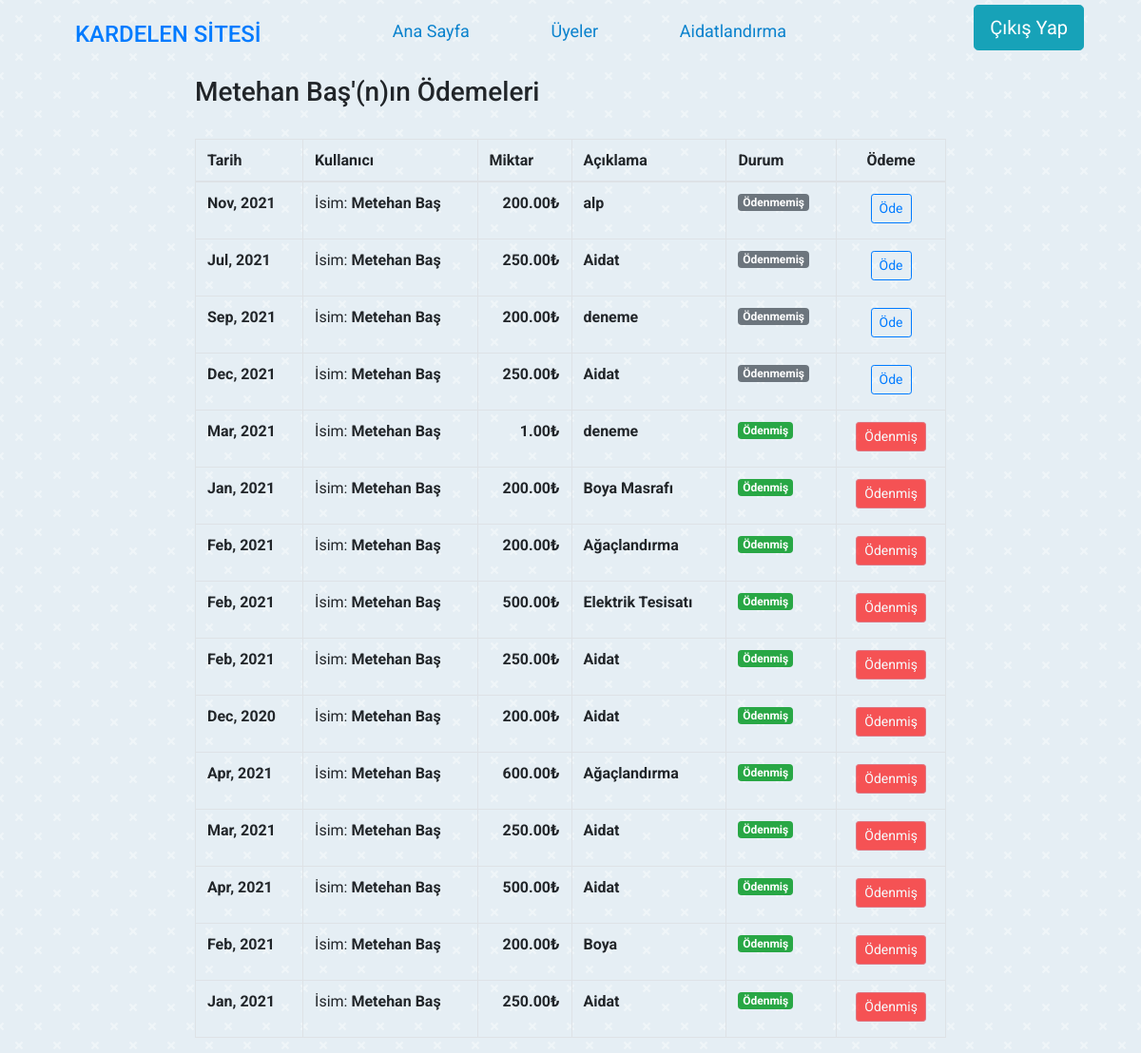
Page /user-bill.php?id=101 on the committed database.
### tables this page shows
CREATE TABLE `users` (
  `id` int(11) NOT NULL,
  `user_name` varchar(255) NOT NULL,
  `password` varchar(255) NOT NULL,
  `name` varchar(255) NOT NULL,
  `email` varchar(55) NOT NULL,
  `phonenum` varchar(11) NOT NULL,
  `phonenum1` varchar(11) NOT NULL,
  `block` varchar(255) NOT NULL,
  `flat` int(2) NOT NULL,
  `regdate` date DEFAULT NULL,
  `exitdate` date DEFAULT NULL
);

CREATE TABLE `billing` (
  `id` int(11) NOT NULL,
  `billing_date` date NOT NULL DEFAULT current_timestamp(),
  `user_id` int(30) NOT NULL,
  `status` int(1) NOT NULL DEFAULT 0 COMMENT '	0=pending,1=paid	',
  `payment_date` date DEFAULT NULL,
  `amount` double NOT NULL,
  `detail` varchar(55) DEFAULT NULL
);

### user-bill.php (the view, shortened to what this page needs)
<?php include "db_conn.php";
$gid=$_GET['id'];
$query = "SELECT * from users where id='".$gid."'";
$result = mysqli_query($conn, $query) or die ( mysqli_error());
$row = mysqli_fetch_assoc($result);
?>
<html lang="en" dir="ltr">
  <head>
    <link rel="stylesheet" href="https://cdn.jsdelivr.net/npm/bootstrap@4.5.3/dist/css/bootstrap.min.css">
    <link rel="stylesheet" href="./css/style.css">
  </head>
  <body>
    <header>
      <div class="logo-container">
        <a href="admin-panel.php" style="text-decoration:none;font-weight: 400;margin:7% 7%;">
          <h4>KARDELEN SİTESİ</h4>
        </a>
      </div>
      <nav>
        <ul class="nav-links">
					<li><a class="nav-link" href="admin-panel.php">Ana Sayfa</a></li>
          <li><a class="nav-link" href="users.php">Üyeler</a></li>
          <li><a class="nav-link" href="billing.php">Aidatlandırma</a></li>
        </ul>
      </nav>
      <div class="cart"  style="margin-top:1%;">
        <ul class="nav-links">
          <li>
            <p>
              <a href="logout.php" class="btn btn-info btn-lg">
                <span class="glyphicon glyphicon-log-out"></span> Çıkış Yap
              </a>
            </p>
          </li>
        </ul>
      </div>
    </header>
    <div class="row">
      <div class="col-sm-2">
      </div>
      <div class="col-sm-8">
        <section id="main-content">
        <section class="wrapper">
          <h3><?php echo $row['name'];?>'(n)ın Ödemeleri</h3> <br>
      <div class="row">
                <div class="col-md-12">
                  <table class="table table-bordered table-condensed table-hover">
                    <thead>
                      <tr>
                        <th class="">Tarih</th>
                        <th class="">Kullanıcı</th>
                        <th class="">Miktar</th>
                        <th class="">Açıklama</th>
                        <th class="">Durum</th>
                        <th class="text-center">Ödeme</th>
                      </tr>
                    </thead>
                    <tbody>
                      <?php
                      $billing = $conn->query("SELECT b.*,u.name from billing b inner join users u on u.id = b.user_id  where user_id =$gid order by status asc");
                        while($row=$billing->fetch_assoc()):
                        ?>
                      <tr>
                        <td class="">
                           <p> <b><?php echo date("M, Y",strtotime($row['billing_date'])) ?></b></p>
                        </td>
                        <td class="">
                           <p> İsim: <b><?php echo ucwords($row['name']) ?></b></p>
                        </td>
                        <td class="">
                           <p class="text-right"> <b><?php echo number_format($row['amount'],2)."₺" ?></b></p>
                        </td>
                        <td class="">
                           <p class="text-left"> <b><?php echo $row['detail']?></b></p>
                        </td>
                        <td class="">
                          <?php if($row['status'] == 1): ?>
                           <span class="badge badge-success">Ödenmiş</span>
                          <?php else: ?>
                           <span class="badge badge-secondary">Ödenmemiş</span>
                          <?php endif; ?>
                        </td>
                        <td class="text-center">
                           <?php if($row['status'] == 0): ?>
                           <a href="user-bill-pay.php?id=<?php echo $row['id'];?>">
                          <button class="btn btn-sm btn-outline-primary view_billing" type="button" onClick="return confirm('Borcu ödemek istediğinizden emin misiniz?');">Öde</button> </a>
                           <?php else: ?>
                             <a href="">
                             <button class="btn btn-sm btn-outline-danger view_billing" type="button" style="background-color:red;color:white;" disabled>Ödenmiş</button> </a>
                             <?php endif; ?>
                        </td>
                      </tr>
                      <?php endwhile; ?>
                    </tbody>
                  </table>
            </div>
  </section>
      </div>
    </body>
</html>

### css/style.css (style rules this page uses)
body { margin-left: 0%; font-family: 'Roboto', sans-serif; background-color: #e5eef4 !important; -webkit-animation: fadein 1s; }
header { display: flex; width: 90%; height: 10vh; margin: auto; align-items: center; color: #0a82cd; font-family: 'Roboto', sans-serif; }
.logo-container, .nav-links, .cart { display: flex; }
.logo-container { flex: 1; }
nav { flex: 2; }
.nav-links { justify-content: space-around; list-style: none; }
.nav-link { color: #0a82cd; font-size: 18px; text-decoration: none; }
.cart { flex: 1; justify-content: flex-end; }

### rows in the picture
users: name "Metehan Baş"
billing: billing_date "Nov, 2021", user.name "Metehan Baş", amount "200.00", detail "alp", status "Ödenmemiş"
billing: billing_date "Jul, 2021", user.name "Metehan Baş", amount "250.00", detail "Aidat", status "Ödenmemiş"
billing: billing_date "Sep, 2021", user.name "Metehan Baş", amount "200.00", detail "deneme", status "Ödenmemiş"
billing: billing_date "Dec, 2021", user.name "Metehan Baş", amount "250.00", detail "Aidat", status "Ödenmemiş"
billing: billing_date "Mar, 2021", user.name "Metehan Baş", amount "1.00", detail "deneme", status "Ödenmiş"
billing: billing_date "Jan, 2021", user.name "Metehan Baş", amount "200.00", detail "Boya Masrafı", status "Ödenmiş"
billing: billing_date "Feb, 2021", user.name "Metehan Baş", amount "200.00", detail "Ağaçlandırma", status "Ödenmiş"
billing: billing_date "Feb, 2021", user.name "Metehan Baş", amount "500.00", detail "Elektrik Tesisatı", status "Ödenmiş"
billing: billing_date "Feb, 2021", user.name "Metehan Baş", amount "250.00", detail "Aidat", status "Ödenmiş"
billing: billing_date "Dec, 2020", user.name "Metehan Baş", amount "200.00", detail "Aidat", status "Ödenmiş"
billing: billing_date "Apr, 2021", user.name "Metehan Baş", amount "600.00", detail "Ağaçlandırma", status "Ödenmiş"
billing: billing_date "Mar, 2021", user.name "Metehan Baş", amount "250.00", detail "Aidat", status "Ödenmiş"
billing: billing_date "Apr, 2021", user.name "Metehan Baş", amount "500.00", detail "Aidat", status "Ödenmiş"
billing: billing_date "Feb, 2021", user.name "Metehan Baş", amount "200.00", detail "Boya", status "Ödenmiş"
billing: billing_date "Jan, 2021", user.name "Metehan Baş", amount "250.00", detail "Aidat", status "Ödenmiş"
